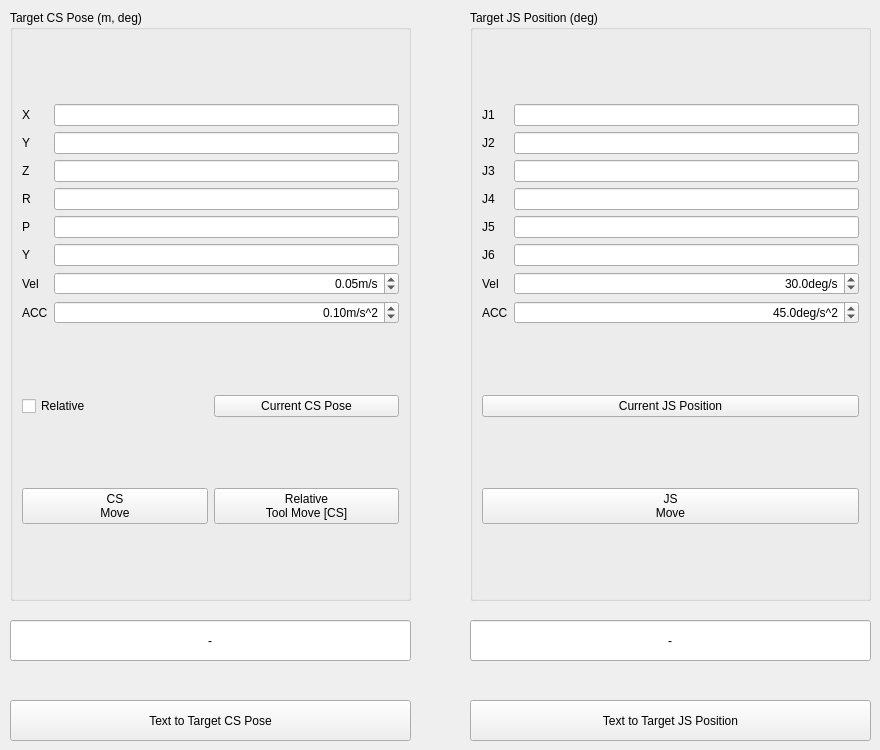
    <widget class="QWidget" name="tab_2">
     <attribute name="title">
      <string>ROBOT JOG_CONTINUOUS</string>
     </attribute>
     <widget class="QGroupBox" name="groupBox_5">
      <property name="geometry">
       <rect>
        <x>10</x>
        <y>10</y>
        <width>401</width>
        <height>591</height>
       </rect>
      </property>
      <property name="title">
       <string>Target CS Pose (m, deg)</string>
      </property>
      <layout class="QHBoxLayout" name="horizontalLayout_3">
       <item>
        <layout class="QVBoxLayout" name="verticalLayout_4">
         <item>
          <layout class="QGridLayout" name="gridLayout_10">
           <item row="0" column="1">
            <layout class="QGridLayout" name="gridLayout_4">
             <item row="2" column="1">
              <widget class="QLineEdit" name="lineEdit_robotATargetX_3">
               <property name="enabled">
                <bool>true</bool>
               </property>
               <property name="alignment">
                <set>Qt::AlignRight|Qt::AlignTrailing|Qt::AlignVCenter</set>
               </property>
              </widget>
             </item>
             <item row="5" column="0">
              <widget class="QLabel" name="labelTargetX_6">
               <property name="text">
                <string>Y</string>
               </property>
              </widget>
             </item>
             <item row="4" column="0">
              <widget class="QLabel" name="labelTargetX_5">
               <property name="text">
                <string>P</string>
               </property>
              </widget>
             </item>
             <item row="3" column="0">
              <widget class="QLabel" name="labelTargetX_4">
               <property name="text">
                <string>R</string>
               </property>
              </widget>
             </item>
             <item row="2" column="0">
              <widget class="QLabel" name="labelTargetX_3">
               <property name="text">
                <string>Z</string>
               </property>
              </widget>
             </item>
             <item row="0" column="1">
              <widget class="QLineEdit" name="lineEdit_robotATargetX_1">
               <property name="enabled">
                <bool>true</bool>
               </property>
               <property name="alignment">
                <set>Qt::AlignRight|Qt::AlignTrailing|Qt::AlignVCenter</set>
               </property>
              </widget>
             </item>
             <item row="6" column="0">
              <widget class="QLabel" name="labelTargetVelocity">
               <property name="text">
                <string>Vel</string>
               </property>
              </widget>
             </item>
             <item row="1" column="0">
              <widget class="QLabel" name="labelTargetX_2">
               <property name="text">
                <string>Y</string>
               </property>
              </widget>
             </item>
             <item row="0" column="0">
              <widget class="QLabel" name="labelTargetX_1">
               <property name="text">
                <string>X</string>
               </property>
              </widget>
             </item>
             <item row="7" column="0">
              <widget class="QLabel" name="labelTargetAcceleration">
               <property name="text">
                <string>ACC</string>
               </property>
              </widget>
             </item>
             <item row="1" column="1">
              <widget class="QLineEdit" name="lineEdit_robotATargetX_2">
               <property name="enabled">
                <bool>true</bool>
               </property>
               <property name="alignment">
                <set>Qt::AlignRight|Qt::AlignTrailing|Qt::AlignVCenter</set>
               </property>
              </widget>
             </item>
             <item row="3" column="1">
              <widget class="QLineEdit" name="lineEdit_robotATargetX_4">
               <property name="enabled">
                <bool>true</bool>
               </property>
               <property name="alignment">
                <set>Qt::AlignRight|Qt::AlignTrailing|Qt::AlignVCenter</set>
               </property>
              </widget>
             </item>
             <item row="4" column="1">
              <widget class="QLineEdit" name="lineEdit_robotATargetX_5">
               <property name="enabled">
                <bool>true</bool>
               </property>
               <property name="alignment">
                <set>Qt::AlignRight|Qt::AlignTrailing|Qt::AlignVCenter</set>
               </property>
              </widget>
             </item>
             <item row="5" column="1">
              <widget class="QLineEdit" name="lineEdit_robotATargetX_6">
               <property name="enabled">
                <bool>true</bool>
               </property>
               <property name="alignment">
                <set>Qt::AlignRight|Qt::AlignTrailing|Qt::AlignVCenter</set>
               </property>
              </widget>
             </item>
             <item row="6" column="1">
              <widget class="QDoubleSpinBox" name="task_doubleSpinBox_CSvelRobotA">
               <property name="minimumSize">
                <size>
                 <width>100</width>
                 <height>0</height>
                </size>
               </property>
               <property name="alignment">
                <set>Qt::AlignRight|Qt::AlignTrailing|Qt::AlignVCenter</set>
               </property>
               <property name="suffix">
                <string>m/s</string>
               </property>
               <property name="decimals">
                <number>2</number>
               </property>
               <property name="maximum">
                <double>1.000000000000000</double>
               </property>
               <property name="singleStep">
                <double>0.100000000000000</double>
               </property>
               <property name="value">
                <double>0.050000000000000</double>
               </property>
              </widget>
             </item>
             <item row="7" column="1">
              <widget class="QDoubleSpinBox" name="task_doubleSpinBox_CSaccRobotA">
               <property name="minimumSize">
                <size>
                 <width>0</width>
                 <height>0</height>
                </size>
               </property>
               <property name="alignment">
                <set>Qt::AlignRight|Qt::AlignTrailing|Qt::AlignVCenter</set>
               </property>
               <property name="suffix">
                <string>m/s^2</string>
               </property>
               <property name="maximum">
                <double>4.000000000000000</double>
               </property>
               <property name="singleStep">
                <double>0.100000000000000</double>
               </property>
               <property name="value">
                <double>0.100000000000000</double>
               </property>
              </widget>
             </item>
            </layout>
           </item>
           <item row="0" column="2">
            <layout class="QGridLayout" name="gridLayout_11"/>
           </item>
          </layout>
         </item>
         <item>
          <layout class="QHBoxLayout" name="horizontalLayout_11">
           <item>
            <widget class="QCheckBox" name="checkBox_isrelativeRobotACS">
             <property name="text">
              <string>Relative</string>
             </property>
            </widget>
           </item>
           <item>
            <widget class="QPushButton" name="pushButton_setCurrentPoseRobotA">
             <property name="text">
              <string>Current CS Pose</string>
             </property>
            </widget>
           </item>
          </layout>
         </item>
         <item>
          <layout class="QHBoxLayout" name="horizontalLayout_6">
           <item>
            <widget class="QPushButton" name="pushButton_MoveRobotACS">
             <property name="text">
              <string>CS
Move</string>
             </property>
            </widget>
           </item>
           <item>
            <widget class="QPushButton" name="pushButton_MoveRobotRelativeToolFrame">
             <property name="text">
              <string>Relative
Tool Move [CS]</string>
             </property>
            </widget>
           </item>
          </layout>
         </item>
        </layout>
       </item>
      </layout>
     </widget>
     <widget class="QGroupBox" name="groupBox_7">
      <property name="geometry">
       <rect>
        <x>470</x>
        <y>10</y>
        <width>401</width>
        <height>591</height>
       </rect>
      </property>
      <property name="title">
       <string>Target JS Position (deg)</string>
      </property>
      <layout class="QHBoxLayout" name="horizontalLayout_4">
       <item>
        <layout class="QVBoxLayout" name="verticalLayout_5">
         <item>
          <layout class="QGridLayout" name="gridLayout_18">
           <item row="0" column="1">
            <layout class="QGridLayout" name="gridLayout_5">
             <item row="3" column="0">
              <widget class="QLabel" name="labelTargetX_17">
               <property name="text">
                <string>J4</string>
               </property>
              </widget>
             </item>
             <item row="2" column="0">
              <widget class="QLabel" name="labelTargetX_18">
               <property name="text">
                <string>J3</string>
               </property>
              </widget>
             </item>
             <item row="7" column="0">
              <widget class="QLabel" name="labelTargetAcceleration_2">
               <property name="text">
                <string>ACC</string>
               </property>
              </widget>
             </item>
             <item row="5" column="0">
              <widget class="QLabel" name="labelTargetX_15">
               <property name="text">
                <string>J6</string>
               </property>
              </widget>
             </item>
             <item row="0" column="0">
              <widget class="QLabel" name="labelTargetX_30">
               <property name="text">
                <string>J1</string>
               </property>
              </widget>
             </item>
             <item row="1" column="0">
              <widget class="QLabel" name="labelTargetX_29">
               <property name="text">
                <string>J2</string>
               </property>
              </widget>
             </item>
             <item row="4" column="0">
              <widget class="QLabel" name="labelTargetX_16">
               <property name="text">
                <string>J5</string>
               </property>
              </widget>
             </item>
             <item row="6" column="0">
              <widget class="QLabel" name="labelTargetVelocity_2">
               <property name="text">
                <string>Vel</string>
               </property>
              </widget>
             </item>
             <item row="0" column="1">
              <widget class="QLineEdit" name="lineEdit_robotATargetQ_1">
               <property name="enabled">
                <bool>true</bool>
               </property>
               <property name="alignment">
                <set>Qt::AlignRight|Qt::AlignTrailing|Qt::AlignVCenter</set>
               </property>
              </widget>
             </item>
             <item row="1" column="1">
              <widget class="QLineEdit" name="lineEdit_robotATargetQ_2">
               <property name="enabled">
                <bool>true</bool>
               </property>
               <property name="alignment">
                <set>Qt::AlignRight|Qt::AlignTrailing|Qt::AlignVCenter</set>
               </property>
              </widget>
             </item>
             <item row="2" column="1">
              <widget class="QLineEdit" name="lineEdit_robotATargetQ_3">
               <property name="enabled">
                <bool>true</bool>
               </property>
               <property name="alignment">
                <set>Qt::AlignRight|Qt::AlignTrailing|Qt::AlignVCenter</set>
               </property>
              </widget>
             </item>
             <item row="3" column="1">
              <widget class="QLineEdit" name="lineEdit_robotATargetQ_4">
               <property name="enabled">
                <bool>true</bool>
               </property>
               <property name="alignment">
                <set>Qt::AlignRight|Qt::AlignTrailing|Qt::AlignVCenter</set>
               </property>
              </widget>
             </item>
             <item row="4" column="1">
              <widget class="QLineEdit" name="lineEdit_robotATargetQ_5">
               <property name="enabled">
                <bool>true</bool>
               </property>
               <property name="alignment">
                <set>Qt::AlignRight|Qt::AlignTrailing|Qt::AlignVCenter</set>
               </property>
              </widget>
             </item>
             <item row="5" column="1">
              <widget class="QLineEdit" name="lineEdit_robotATargetQ_6">
               <property name="enabled">
                <bool>true</bool>
               </property>
               <property name="alignment">
                <set>Qt::AlignRight|Qt::AlignTrailing|Qt::AlignVCenter</set>
               </property>
              </widget>
             </item>
             <item row="6" column="1">
              <widget class="QDoubleSpinBox" name="task_doubleSpinBox_JSvelRobotA">
               <property name="minimumSize">
                <size>
                 <width>100</width>
                 <height>0</height>
                </size>
               </property>
               <property name="alignment">
                <set>Qt::AlignRight|Qt::AlignTrailing|Qt::AlignVCenter</set>
               </property>
               <property name="suffix">
                <string>deg/s</string>
               </property>
               <property name="decimals">
                <number>1</number>
               </property>
               <property name="maximum">
                <double>120.000000000000000</double>
               </property>
               <property name="singleStep">
                <double>5.000000000000000</double>
               </property>
               <property name="value">
                <double>30.000000000000000</double>
               </property>
              </widget>
             </item>
             <item row="7" column="1">
              <widget class="QDoubleSpinBox" name="task_doubleSpinBox_JSaccRobotA">
               <property name="minimumSize">
                <size>
                 <width>0</width>
                 <height>0</height>
                </size>
               </property>
               <property name="alignment">
                <set>Qt::AlignRight|Qt::AlignTrailing|Qt::AlignVCenter</set>
               </property>
               <property name="suffix">
                <string>deg/s^2</string>
               </property>
               <property name="decimals">
                <number>1</number>
               </property>
               <property name="maximum">
                <double>360.000000000000000</double>
               </property>
               <property name="singleStep">
                <double>5.000000000000000</double>
               </property>
               <property name="value">
                <double>45.000000000000000</double>
               </property>
              </widget>
             </item>
            </layout>
           </item>
           <item row="0" column="2">
            <layout class="QGridLayout" name="gridLayout_19"/>
           </item>
          </layout>
         </item>
         <item>
          <layout class="QHBoxLayout" name="horizontalLayout_12">
           <item>
            <widget class="QPushButton" name="pushButton_setCurQ_robotA">
             <property name="text">
              <string>Current JS Position</string>
             </property>
            </widget>
           </item>
          </layout>
         </item>
         <item>
          <layout class="QHBoxLayout" name="horizontalLayout_7">
           <item>
            <widget class="QPushButton" name="pushButton_jsMove_robotA">
             <property name="text">
              <string>JS
Move</string>
             </property>
            </widget>
           </item>
          </layout>
         </item>
        </layout>
       </item>
      </layout>
     </widget>
     <widget class="QPushButton" name="pushButton_getCurX_robotA">
      <property name="geometry">
       <rect>
        <x>10</x>
        <y>700</y>
        <width>401</width>
        <height>41</height>
       </rect>
      </property>
      <property name="text">
       <string>Text to Target CS Pose</string>
      </property>
     </widget>
     <widget class="QLineEdit" name="lineEdit_controlView_targetCS">
      <property name="enabled">
       <bool>true</bool>
      </property>
      <property name="geometry">
       <rect>
        <x>10</x>
        <y>620</y>
        <width>401</width>
        <height>41</height>
       </rect>
      </property>
      <property name="text">
       <string>-</string>
      </property>
      <property name="alignment">
       <set>Qt::AlignCenter</set>
      </property>
     </widget>
     <widget class="QLineEdit" name="lineEdit_controlView_targetJS">
      <property name="enabled">
       <bool>true</bool>
      </property>
      <property name="geometry">
       <rect>
        <x>470</x>
        <y>620</y>
        <width>401</width>
        <height>41</height>
       </rect>
      </property>
      <property name="text">
       <string>-</string>
      </property>
      <property name="alignment">
       <set>Qt::AlignCenter</set>
      </property>
     </widget>
     <widget class="QPushButton" name="pushButton_getCurQ_robotA">
      <property name="geometry">
       <rect>
        <x>470</x>
        <y>700</y>
        <width>401</width>
        <height>41</height>
       </rect>
      </property>
      <property name="text">
       <string>Text to Target JS Position</string>
      </property>
     </widget>
    </widget>
